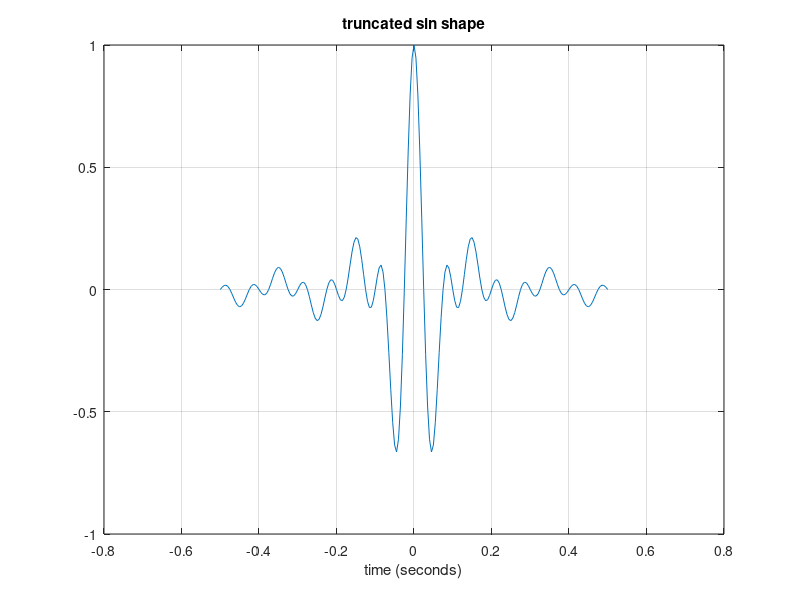
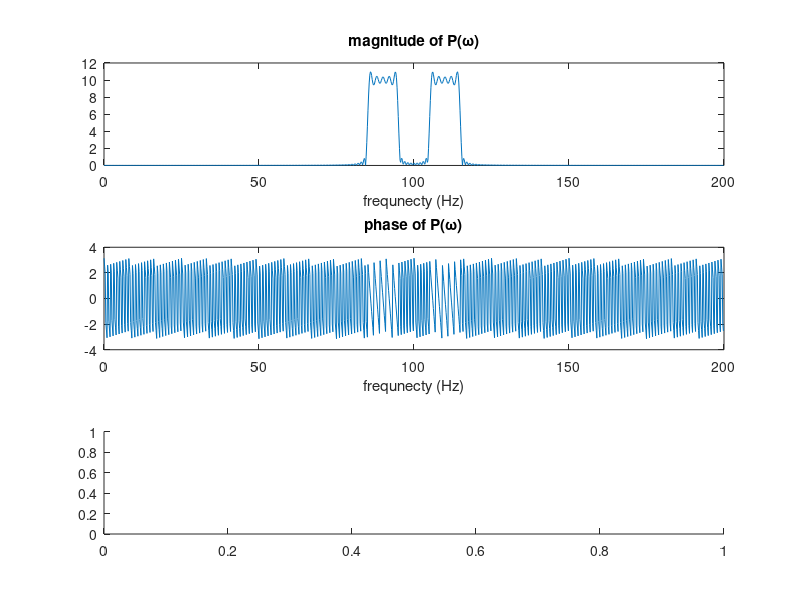

Recreate these plots in MATLAB, in order. (Note: this script raises an error after producing the figures.)
%% Case study 2
%% Introduction
% * Author:                   Amelia Hines and Dayan Parker
% * Class:                    ESE 351
% * Date:                     Created 4/5/2024, Last Edited 4/5/2024
%% create pulse shapes
Ts=0.1; %define period in miliseconds
bw=1;
dt=0.005; %define sampleing rate
t=-Ts*5:dt:Ts*5; %define time vector from 0 to T
fs=1/dt;

triangle=1-abs(t)/Ts;%define the shape of the output vector; %define a triangular pulse shape
triangle_fft = fftshift(fft(triangle)/length(triangle)); %take fft of triangle
sinc_1=sinc(t/Ts).*cos(2*pi*10*t); %define truncated sin function
sinc_2=sinc(t/Ts).*cos(2*pi*20*t); %define shifted truncated sin function
sinc_3=sinc(t/Ts).*cos(2*pi*30*t); %define shifted sinc

beta = 0.5; %Rolloff for Raised Cosine

raisCos_1 = sinc(t/Ts).*(cos(pi*beta*t/Ts)./(1-(2*beta*t/Ts).^2)); %define raised cos
raisCos_1(t == Ts/(2*beta) | t == -Ts/(2*beta)) = pi/4*sinc(1/(2*beta)); %Deal with 0
raisCos_1 = raisCos_1.*cos(2*pi*10*t); %Define shift
raisCos_2 = sinc(t/Ts).*(cos(pi*beta*t/Ts)./(1-(2*beta*t/Ts).^2));
raisCos_2(t == Ts/(2*beta) | t == -Ts/(2*beta)) = pi/4*sinc(1/(2*beta));
raisCos_2 = raisCos_2.*cos(2*pi*20*t);
raisCos_3 = sinc(t/Ts).*(cos(pi*beta*t/Ts)./(1-(2*beta*t/Ts).^2));
raisCos_3(t == Ts/(2*beta) | t == -Ts/(2*beta)) = pi/4*sinc(1/(2*beta));
raisCos_3 = raisCos_3.*cos(2*pi*30*t);

figure 
plot(t,sinc_1), title ("truncated sin shape"),  xlabel('time (seconds)')
grid on

fftL=1024;
%10Hz
sinc_jw = fftshift(fft(sinc_1,fftL)); %take the fft of p(t)
f = 0:(fs/bw)/fftL:(fs/bw)-(fs/bw)/fftL;
%plot the frequnecy response of p(t)
figure
subplot(3,1,1), plot(f,abs(sinc_jw)), title('magnitude of P(\omega)')
xlabel('frequnecty (Hz)')

subplot(3,1,2), plot(f,angle(sinc_jw)), title('phase of P(\omega)')
xlabel('frequnecty (Hz)')

subplot(3,1,3), spectrogram(sinc_jw), title('spectrogram of P(\omega)')

%20 Hz
sinc_jw2 = fftshift(fft(sinc_2,fftL)); %take the fft of p(t)
figure
subplot(3,1,1), plot(f,abs(sinc_jw2)), title('magnitude of P(\omega)')
xlabel('frequnecty (Hz)')

subplot(3,1,2), plot(f,angle(sinc_jw2)), title('phase of P(\omega)')
xlabel('frequnecty (Hz)')

subplot(3,1,3), spectrogram(sinc_jw2), title('spectrogram of P(\omega)')

%30 Hz
sinc_jw3 = fftshift(fft(sinc_3,fftL)); %take the fft of p(t)
figure
subplot(3,1,1), plot(f,abs(sinc_jw3)), title('magnitude of P(\omega)')
xlabel('frequnecty (Hz)')

subplot(3,1,2), plot(f,angle(sinc_jw3)), title('phase of P(\omega)')
xlabel('frequnecty (Hz)')

subplot(3,1,3), spectrogram(sinc_jw3), title('spectrogram of P(\omega)')
%the band width need to for communications with this shape is pi/25 radians

%combine plot
figure
plot(f,abs(sinc_jw)), hold on
plot(f,abs(sinc_jw2)),plot(f,abs(sinc_jw3))
hold off
legend('10Hz', '20Hz', '30Hz')
title('magnitude of P(\omega)')
xlabel('frequnecty (Hz)')
%%
message10 = 'I love ESE 351! :)'; 
message20 = 'I love Jason Trobuagh';
message30 = 'take me...';

[communication_full,error] = communication(sinc_1,message10,sinc_2,message20,sinc_3,message30,1);

disp(['10Hz message: ',communication_full{1}])
disp(sprintf('10 Hz Error Rate: %d',error(1)))
disp(['20Hz message: ',communication_full{2}])
disp(sprintf('10 Hz Error Rate: %d',error(2)))
disp(['30Hz message: ',communication_full{3}])
disp(sprintf('10 Hz Error Rate: %d',error(3)))


smeg=0:0.2:1;
error_10=zeros(1,5);
error_20=zeros(1,5);
error_30=zeros(1,5);

for i=1:length(smeg)
    [communication_full,error] = communication(sinc_1,message10,sinc_2,message20,sinc_3,message30,smeg(i));
    error_10(1,i)=error(1);
    error_20(1,i)=error(2);
    error_30(1,i)=error(3);
end

error_10_cos=zeros(1,5);
error_20_cos=zeros(1,5);
error_30_cos=zeros(1,5);
for i=1:length(smeg)
    [communication_full,error] = communication(raisCos_1,message10,raisCos_2,message20,raisCos_3,message30,smeg(i));
    error_10_cos(1,i)=error(1);
    error_20_cos(1,i)=error(2);
    error_30_cos(1,i)=error(3);
end

figure,plot(smeg,error_30), title('error rate v sigma for the trurncated sinc at 10Hz')
xlabel('sigma')
ylabel('error rate')


figure,plot(smeg,error_30_cos), title('error rate v sigma for the raised cos at 10Hz')
xlabel('sigma')
ylabel('error rate')

%%
function [message_out,error_rate] = communication(pt,message1,pt2,message2,pt3,message3,sigma)
    Ts=0.1; %define period in miliseconds
    dt=0.01; %define sampleing rate
    t=-Ts*5:dt:Ts*5; %define time vector from 0 to T
    fs=1/dt;

    fb=1/(Ts); %create bit rate vector
    upscale=100; %use the length of p(t) to idenitfy the number of zeros 
    % needed to get the full convoltuion y(t)
    

    %convert messages to binary
    x_t10 = str2num(reshape(dec2bin(message1)',1,[])')';
    x_t10(x_t10 == 0) = -1; 

    x_t20 = str2num(reshape(dec2bin(message2)',1,[])')';
    x_t20(x_t20 == 0) = -1;

    x_t30 = str2num(reshape(dec2bin(message3)',1,[])')';
    x_t30(x_t30 == 0) = -1;

    scaled_x10 = zeros(1, numel(x_t10)*upscale);
    length_scaled_10=length(scaled_x10);
    scaled_x20 = zeros(1, numel(x_t20)*upscale);
    length_scaled_20=length(scaled_x20);
    scaled_x30 = zeros(1, numel(x_t30)*upscale);
    length_scaled_30=length(scaled_x30);

    % Insert bit values into the result vector with upsacle zeros in between each value
    scaled_x10(1:100:end) = x_t10;
    scaled_x20(1:100:end) = x_t20;
    scaled_x30(1:100:end) = x_t30;

    %convolute eache scaled signal vecotor with the corrisponding pulse
    %shape
    y_t10=conv(scaled_x10,pt,'same');
    y_t20=conv(scaled_x20,pt2,'same');
    y_t30=conv(scaled_x30,pt3,'same');

    %pad the vectors with zeros to be the same legnth
    scaled_vector=[length(y_t10),length(y_t20),length(y_t30)];
    max_scale=max(scaled_vector);

    y_t10=[y_t10,zeros(1,max_scale-length(y_t10))];
    y_t20=[y_t20,zeros(1,max_scale-length(y_t20))];
    y_t30=[y_t30,zeros(1,max_scale-length(y_t30))];

    y_t=y_t10+y_t20+y_t30; %add the seperate signals together

    noise_time=0:dt:(length(y_t)-1)*dt;%defin a time vector for r(t) and y(t)
    figure, plot(noise_time,y_t), title('orignal data')

    noise=sigma.^2*randn(1,length(y_t)); %create noise vector
    r_t=noise+y_t; %create return signals
    figure, plot(noise_time,r_t), title('noisy data at')

    time=0:length(r_t)-1;

    %matched filter
    %convolute the noisy data with the opposite of the time vector
    p_opposite_10=pt(end:-1:1);
    z_t10=filter(p_opposite_10,1,r_t.*cos(2*pi*time*10));
    z_t10=z_t10(1,1:length_scaled_10);

    p_opposite_20=pt2(end:-1:1);
    z_t20=filter(p_opposite_20,1,r_t.*cos(2*pi*20*time));
    z_t20=z_t20(1,1:length_scaled_20);
    p_opposite_30=pt3(end:-1:1);
    z_t30=filter(p_opposite_30,1,r_t.*cos(2*pi*30*time));
    z_t30=z_t30(1,1:length_scaled_30);

    %create a binary output
    output_match10=zeros(1,length(x_t10));
    output_match10(z_t10(upscale:upscale:end)<0)=-1;
    output_match10(z_t10(upscale:upscale:end)>0)=1;
    message_output10=output_match10;
    message_output10(output_match10==-1)=0;
    message_out10 = char(bin2dec(num2str(reshape(message_output10,7,[])')))';

    output_match20=zeros(1,length(x_t10)-1);
    output_match20(z_t20(upscale:upscale:end)<0)=-1;
    output_match20(z_t20(upscale:upscale:end)>0)=1;
    message_output20=output_match20;
    message_output20(output_match20==-1)=0;
    message_out20 = char(bin2dec(num2str(reshape(message_output20,7,[])')))';

    output_match30=zeros(1,length(x_t30)-1);
    output_match30(z_t30(upscale:upscale:end)<0)=-1;
    output_match30(z_t30(upscale:upscale:end)>0)=1;
    message_output30=output_match30;
    message_output30(output_match30==-1)=0;
    message_out30 = char(bin2dec(num2str(reshape(message_output30,7,[])')))';
    
    message_out=cell(3,1);
    message_out{1}=message_out10;
    message_out{2}=message_out20;
    message_out{3}=message_out30;


    %10 Hz plot
    diff_idx=find(output_match10~=x_t10);
    same_idx=find(output_match10==x_t10);
    error_rate10=length(diff_idx)/length(x_t10); %define error rate
    
    figure
    subplot(2,1,1)
    stem(same_idx,output_match10(same_idx), 'bo'); 
    hold on; 
    % Plot p_t where p_t is different from x_t
    stem(diff_idx, output_match10(diff_idx), 'rx');  % Plot p_t where it is different from x_t with red x marks
    title('Output of the match reciver at 10 Hz')
    xlabel('bits')
    hold off; % Release the hold on the plot
    legend('x_t', 'p_t different from x_t');
    
    subplot(2,1,2), stem(x_t10), title('orignal signal')%plot orignal signal
    xlabel(sprintf('bits, error rate = %0.3f',error_rate10))
    
    %20 Hz plot
    diff_idx=find(output_match20~=x_t20);
    same_idx=find(output_match20==x_t20);
    error_rate20=length(diff_idx)/length(x_t20); %define error rate
    
    figure
    subplot(2,1,1)
    stem(same_idx,output_match20(same_idx), 'bo'); 
    hold on; 
    % Plot p_t where p_t is different from x_t
    stem(diff_idx, output_match20(diff_idx), 'rx');  % Plot p_t where it is different from x_t with red x marks
    title('Output of the match reciver at 20 Hz')
    xlabel('bits')
    hold off; % Release the hold on the plot
    legend('x_t', 'p_t different from x_t');
    
    subplot(2,1,2), stem(x_t20), title('orignal signal')%plot orignal signal
    xlabel(sprintf('bits, error rate = %0.3f',error_rate20))
    
    %30 Hz plot
    diff_idx=find(output_match30~=x_t30);
    same_idx=find(output_match30==x_t30);
    error_rate30=length(diff_idx)/length(x_t30); %define error rate
    
    figure
    subplot(2,1,1)
    stem(same_idx,output_match30(same_idx), 'bo'); 
    hold on; 
    % Plot p_t where p_t is different from x_t
    stem(diff_idx, output_match30(diff_idx), 'rx');  % Plot p_t where it is different from x_t with red x marks
    title('Output of the match reciver at 30 Hz')
    xlabel('bits')
    hold off; % Release the hold on the plot
    legend('x_t', 'p_t different from x_t');
    
    subplot(2,1,2), stem(x_t30), title('orignal signal')%plot orignal signal
    xlabel(sprintf('bits, error rate = %0.3f',error_rate30))
    
    error_rate=[error_rate10,error_rate20,error_rate30];
    %calculate the SNR of the system 
    %{
    signal_power = sum(y_t.^2);
    noise_power = sum(noise.^2);
    SNR = signal_power / noise_power;
    
    disp(['SNR 10Hz =',num2str(SNR)])
    disp(['bit rate 10Hz =',num2str(fb)])
    disp(['standard deviation of noise 10Hz =',num2str(sigma)])
    %}
end